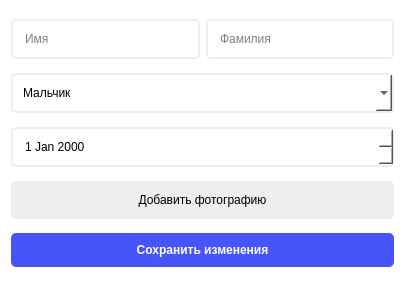
<?xml version="1.0" encoding="UTF-8"?>
<ui version="4.0">
 <class>Dialog</class>
 <widget class="QDialog" name="Dialog">
  <property name="geometry">
   <rect>
    <x>0</x>
    <y>0</y>
    <width>405</width>
    <height>286</height>
   </rect>
  </property>
  <property name="windowTitle">
   <string>Dialog</string>
  </property>
  <property name="styleSheet">
   <string notr="true">background-color: white;</string>
  </property>
  <layout class="QVBoxLayout" name="verticalLayout">
   <item>
    <layout class="QHBoxLayout" name="horizontalLayout">
     <item>
      <widget class="QLineEdit" name="edit_name">
       <property name="styleSheet">
        <string notr="true">background-color: #ffffff;
border-radius: 5px;
color: black;
padding: 10px;
border: 2px solid #eeeeee;

</string>
       </property>
       <property name="placeholderText">
        <string>Имя</string>
       </property>
      </widget>
     </item>
     <item>
      <widget class="QLineEdit" name="edit_surname">
       <property name="styleSheet">
        <string notr="true">background-color: #ffffff;
border-radius: 5px;
color: black;
padding: 10px;
border: 2px solid #eeeeee;

</string>
       </property>
       <property name="placeholderText">
        <string>Фамилия</string>
       </property>
      </widget>
     </item>
    </layout>
   </item>
   <item>
    <widget class="QComboBox" name="cmb_gender">
     <property name="styleSheet">
      <string notr="true">background-color: #ffffff;
border-radius: 5px;
color: black;
padding: 10px;
border: 2px solid #eeeeee;

</string>
     </property>
     <item>
      <property name="text">
       <string>Мальчик</string>
      </property>
     </item>
     <item>
      <property name="text">
       <string>Девочка</string>
      </property>
     </item>
    </widget>
   </item>
   <item>
    <widget class="QDateEdit" name="dtchoice_birthday">
     <property name="styleSheet">
      <string notr="true">background-color: #ffffff;
border-radius: 5px;
color: black;
padding: 10px;
border: 2px solid #eeeeee;

</string>
     </property>
    </widget>
   </item>
   <item>
    <widget class="QPushButton" name="btn_add_photo">
     <property name="styleSheet">
      <string notr="true">background-color: #eeeeee;
border-radius: 5px;
color: black;
padding: 10px;
border: 2px solid #eeeeee;
</string>
     </property>
     <property name="text">
      <string>Добавить фотографию</string>
     </property>
    </widget>
   </item>
   <item>
    <widget class="QPushButton" name="btn_save_edits">
     <property name="font">
      <font>
       <weight>75</weight>
       <bold>true</bold>
      </font>
     </property>
     <property name="styleSheet">
      <string notr="true">padding: 10px;
background-color: #4654f9;
border-width: 2px;
border-radius: 5px;
color: white;
</string>
     </property>
     <property name="text">
      <string>Сохранить изменения</string>
     </property>
    </widget>
   </item>
  </layout>
 </widget>
 <resources/>
 <connections/>
</ui>
